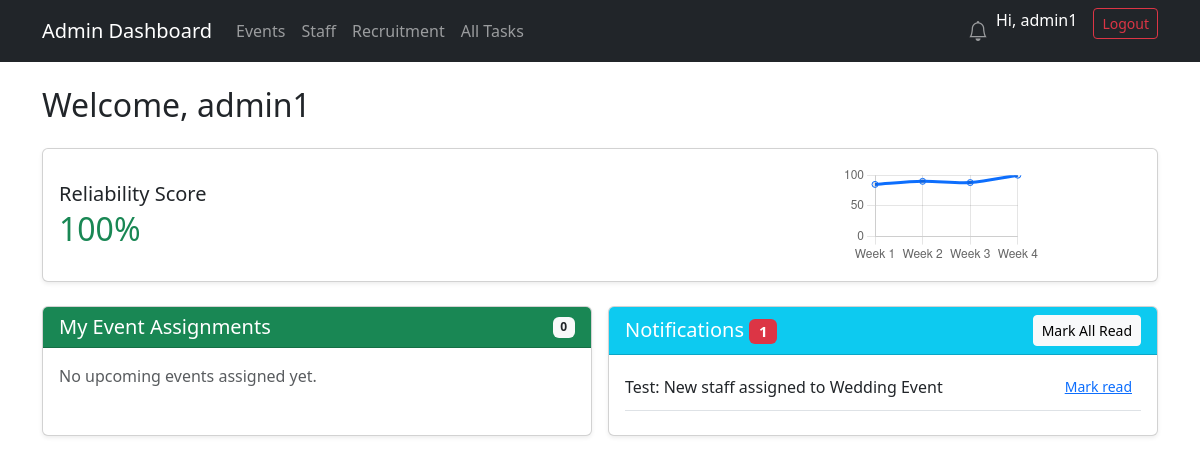
Page /staff/dashboard/ (signed in) on the earlier database version.
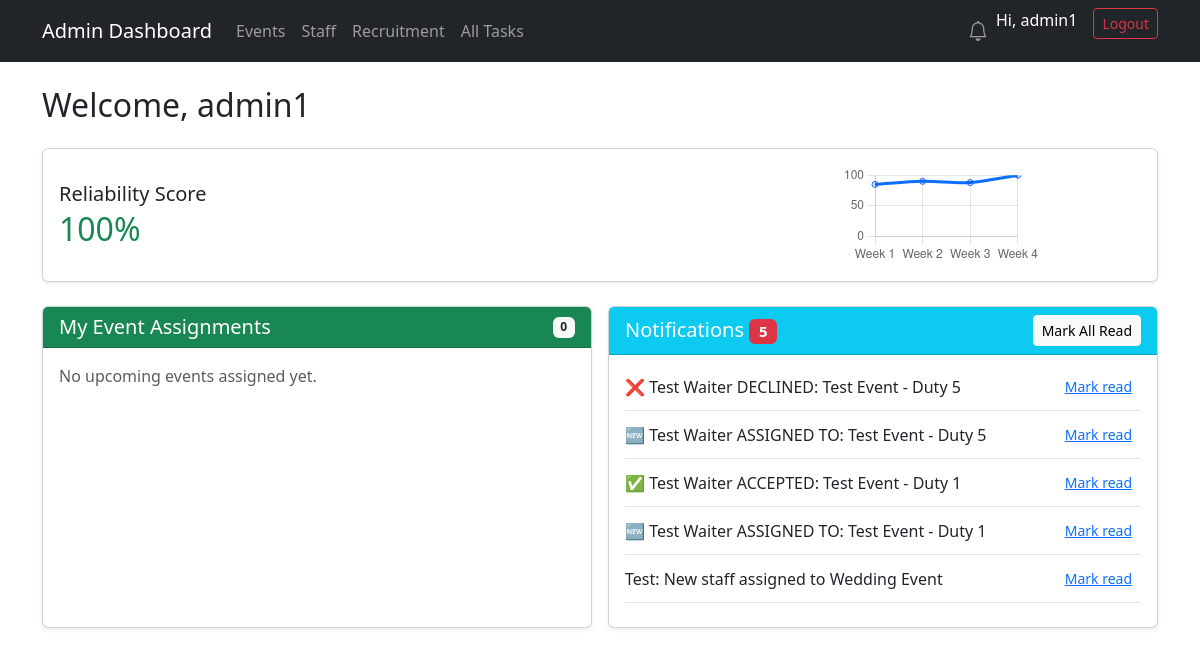
Same page on the later database version.
### staff/models.py (models this page shows, shortened)
class Notification(models.Model):
    NOTIFICATION_TYPES = [
        ('assignment', 'Assignment'),
        ('incident', 'Incident'),
        ('leave', 'Leave'),
        ('general', 'General'),
    ]
    ACTION_CHOICES = [
        ('accept', 'Accept'),
        ('reject', 'Reject'),
        ('accept_action', 'Accept Action'),
        ('reject_action', 'Reject Action'),
    ]
    SENDER_TYPE_CHOICES = [
        ('staff', 'Staff'),
        ('admin', 'Admin')
    ]
    user = models.ForeignKey(settings.AUTH_USER_MODEL, on_delete=models.CASCADE, related_name='notifications')
    sender = models.ForeignKey(settings.AUTH_USER_MODEL, on_delete=models.CASCADE, related_name='sent_notifications')
    sender_type = models.CharField(max_length=10, choices=SENDER_TYPE_CHOICES)
    title = models.CharField(max_length=255)
    message = models.TextField()
    notification_type = models.CharField(max_length=20, choices=NOTIFICATION_TYPES, default='general')
    related_event = models.ForeignKey('Event', on_delete=models.CASCADE, null=True, blank=True)
    related_assignment = models.ForeignKey('Assignment', on_delete=models.CASCADE, null=True, blank=True)
    is_read = models.BooleanField(default=False)
    read_by = models.ForeignKey(settings.AUTH_USER_MODEL, on_delete=models.SET_NULL, related_name='read_notifications', null=True, blank=True)
    read_at = models.DateTimeField(null=True, blank=True)
    action_required = models.CharField(max_length=255, blank=True, null=True)
    action_response = models.CharField(max_length=20, choices=ACTION_CHOICES, blank=True, null=True)
    action_responded_at = models.DateTimeField(null=True, blank=True)
    created_at = models.DateTimeField(auto_now_add=True)
    is_dismissable = models.BooleanField(default=False)
    class Meta:
        ordering = ['-created_at']
        indexes = [
            models.Index(fields=['user', 'is_read']),
            models.Index(fields=['sender', 'created_at']),
        ]
    @property
    def link(self):  # <-- ADD THIS
        if self.related_assignment:
            return f"/staff/event/{self.related_assignment.event.id}/"
        if self.related_event:
            return f"/staff/event/{self.related_event.id}/"
        return "#"

### staff/views.py (the view, shortened to what this page needs)
# urls.py: path('dashboard/', views.StaffPersonalDashboardView.as_view(), name='my_dashboard'),
class StaffPersonalDashboardView(StaffRequiredMixin, LoginRequiredMixin, View):
    login_url = 'staff:staff_login'
    template_name = 'staff/my_dashboard.html'
    def get(self, request):
        staff, created = Staff.objects.get_or_create(
            user=request.user,
            defaults={
                'name': request.user.get_full_name() or request.user.username,
                'email': request.user.email
            }
        )
        assignments = staff.assignments.filter(
            event__start_time__gte=timezone.now(),
            status__in=['assigned', 'accepted'] # Show both
        ).select_related('event', 'role').order_by('event__start_time')
        notifications = Notification.objects.filter(user=request.user, is_read=False).order_by('-created_at')[:10]
        flag_rules = getattr(staff, 'flag_rules', None)
        if flag_rules: flag_rules = flag_rules.all()
        interview_slots = getattr(staff, 'interview_slots', None)
        if interview_slots: interview_slots = interview_slots.all()
        context = {
            'staff': staff,
            'assignments': assignments,
            'assigned_count': assignments.count(),
            'notifications': notifications,
            'unread_count': notifications.count(),
            'reliability_score': staff.reliability_score or 0,
            'chart_labels': json.dumps(['Week 1', 'Week 2', 'Week 3', 'Week 4']),
            'chart_data': json.dumps([85, 90, 88, staff.reliability_score or 0]),
            'flag_rules': flag_rules,
            'interview_slots': interview_slots,
        }
        return render(request, self.template_name, context)

### staff/fields.py (called while the page is built)
def _get_cipher():
    key = settings.FERNET_KEY
    if not key:
        return None
    return Fernet(key.encode())

    def from_db_value(self, value, expression, connection):
        if value is None: return value
        cipher = _get_cipher()
        if not cipher: return value
        try:
            return cipher.decrypt(value.encode()).decode()
        except (InvalidToken, ValueError):
            return value

    def from_db_value(self, value, expression, connection):
        if value is None: return value
        cipher = _get_cipher()
        if not cipher: return value
        try:
            return cipher.decrypt(value.encode()).decode()
        except (InvalidToken, ValueError):
            return value

### staff/views.py (called while the page is built)
    def test_func(self):
        return hasattr(self.request.user, 'staff') and self.request.user.staff.is_active

### staff/templates/staff/my_dashboard.html (shortened to what the changed rows need)
{% extends "staff/base.html" %}
{% load static %}
{% block content %}
<div class="container mt-4">
    <h2 class="mb-4">Welcome, {{ staff.name|default:request.user.username }}</h2>
    <div class="card shadow-sm mb-4">
        <div class="card-body">
            <div class="d-flex justify-content-between align-items-center">
                <div>
                    <h2 class="mb-0 {% if reliability_score >= 90 %}text-success{% elif reliability_score >= 60 %}text-warning{% else %}text-danger{% endif %}">
                        {{ reliability_score }}%
                    </h2>
                </div>
            </div>
        </div>
    </div>
    <div class="row g-3">
        <div class="col-lg-6 mb-4">
            <div class="card shadow-sm h-100">
                <div class="card-header bg-info text-white d-flex justify-content-between align-items-center">
                    <h5 class="mb-0">
                        Notifications {% if unread_count %}<span class="badge bg-danger">{{ unread_count }}</span>{% endif %}
                    </h5>
                </div>
                <div class="card-body">
                    {% if notifications %}
                        {% for n in notifications %}
                        <div class="d-flex justify-content-between align-items-center border-bottom pb-2 mb-2">
                            <span class="me-2">{{ n.message }}</span>
                            <form method="post" class="d-inline">
                                <button type="submit" name="action" value="mark_read" class="btn btn-sm btn-link">Mark read</button>
                            </form>
                        </div>
                        {% endfor %}
                    {% else %}
                        <p class="text-muted mb-0">All caught up!</p>
                    {% endif %}
                </div>
            </div>
        </div>
    </div>
</div>
<script>
const ctx = document.getElementById('reliabilityChart');
if(ctx){
    new Chart(ctx, {
        type: 'line',
        data: {
            labels: JSON.parse('{{ chart_labels|escapejs }}'),
            datasets: [{
                label: 'Score',
                data: JSON.parse('{{ chart_data|escapejs }}'),
                borderColor: '#0d6efd',
                tension: 0.3,
                fill: false
            }]
        },
        options: { plugins: { legend: { display: false } }, scales: { y: { min: 0, max: 100 } } }
    });
}
</script>
{% endblock %}

Differences in the rows shown:
added Notification: message "❌ Test Waiter DECLINED: Test Event - Duty 5"
added Notification: message "🆕 Test Waiter ASSIGNED TO: Test Event - Duty 5"
added Notification: message "✅ Test Waiter ACCEPTED: Test Event - Duty 1"
added Notification: message "🆕 Test Waiter ASSIGNED TO: Test Event - Duty 1"
Other differences:
{{ unread_count }}: "1" → "5"
